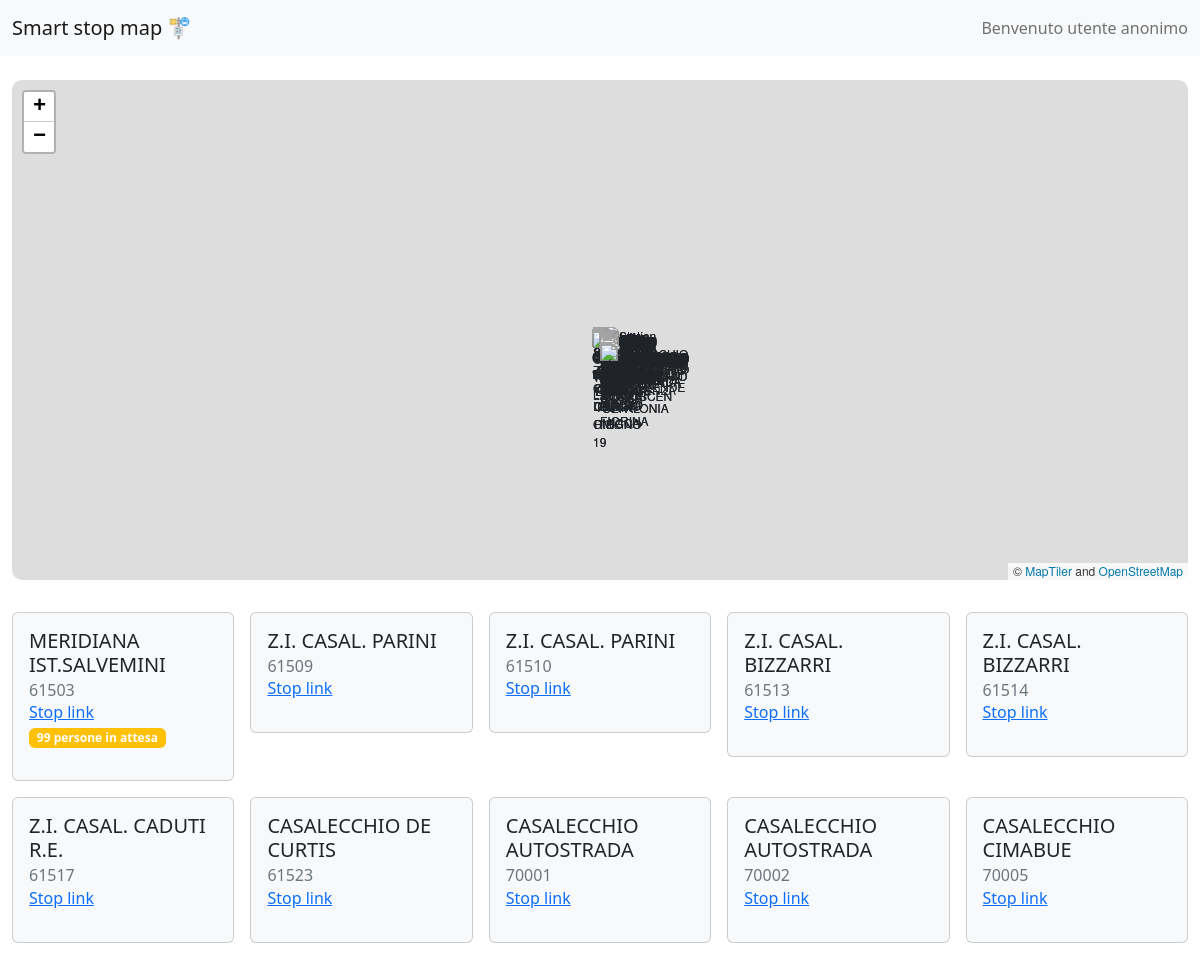
Before: / (upper part) with the older database file.
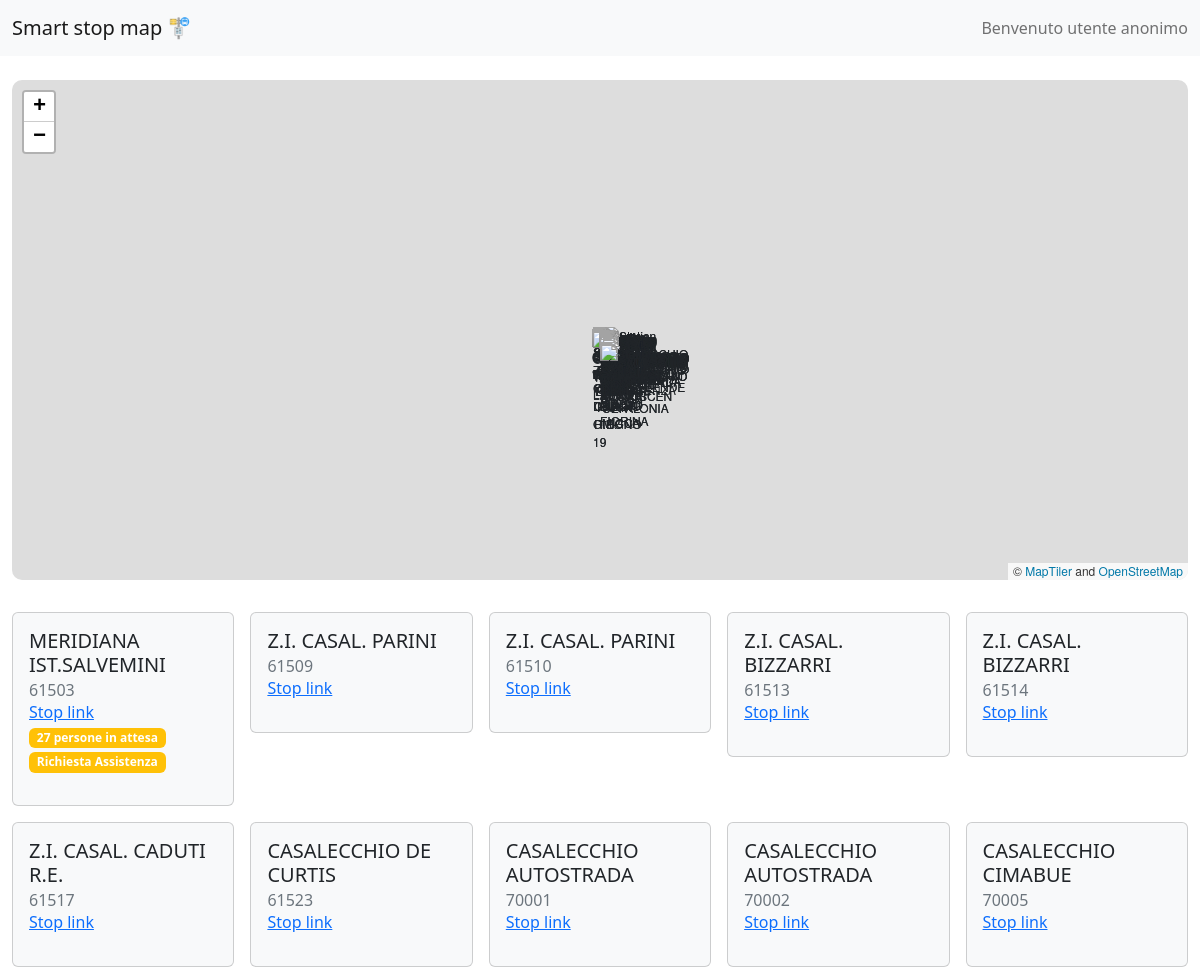
After: the same page with the newer database file.
### models.py (models this page shows, shortened)
class Stop(db.Model):
    __tablename__ = "stops"
    id = db.Column(db.String(10), primary_key=True)
    position = db.Column(db.String(80), unique=False, nullable=False)
    name = db.Column(db.String(50), nullable=True)
    people = db.Column(db.Integer(), nullable=True)
    hButton = db.Column(db.Integer(), nullable=True)

### app.py (the view)
@app.route("/")
def home():
    dataset=[]
    stops = Stop.query.all()
    for stop in stops:
        dataset.append({"id": stop.id,
                        "name": stop.name,
                        "location": json.loads(stop.position),
                        "people": stop.people if stop.people != None else "-",
                        "hButton": stop.hButton, })
    return render_template('index.html', stations=dataset, name = "Bus Stops Map")

### app.py (called while the page is built)
@app.before_request
def session_handler():
    session.permanent = True
    app.permanent_session_lifetime = timedelta(minutes=1)

### templates/index.html (shortened to what this page needs)
{% extends 'baseof.html' %}
{% block titlepage %}Smart stop map{% endblock %}
{% block content %}
<div id="map" style="width: 100%; height: 500px"></div>
<div class="row row-cols-2 row-cols-md-5 g-3 mt-3" data-masonry='{"percentPosition": true }'>
  {% for station in stations %}
  <div class="col">
   <div class="card bg-light">
     <div class="card-body">
       <h5 class="card-title">{{station.name | e}}</h5>
       <h6 class="card-subtitle text-muted">{{station.id | e}}</h6>
       <a href="stop/{{station.id}}" class="card-link">Stop link</a>
       {% if station.people != '-'%} <span class="badge bg-warning badge-pill badge-warning"> {{station.people}} persone in attesa </span>       {% endif %}
       {% if station.hButton == 1%} <span class="badge bg-warning badge-pill badge-warning"> Richiesta Assistenza </span>       {% endif %}
     </div>
       </div>
  </div>
{% endfor %}
</div>
{% endblock %}

### templates/baseof.html (shortened to what this page needs)
<!DOCTYPE html>
<html lang="en">
  <head>
    <link
      href="https://cdn.jsdelivr.net/npm/bootstrap@5.2.3/dist/css/bootstrap.min.css"
      rel="stylesheet"
    />
    <link
      rel="stylesheet"
      href="https://unpkg.com/leaflet@1.9.3/dist/leaflet.css"
    />
    <link
      rel="stylesheet"
      href="{{ url_for('static',filename='/style.css') }}"
    />
  </head>
  <body>
    <section class="content">
      <header>
        <nav class="navbar navbar-expand-lg bg-light">
          <div class="container-fluid">
            <a class="navbar-brand" href="/"
              >{% block titlepage %}{% endblock %} 🚏</a
            >
            <span class="navbar-text">
              {% if current_user.is_authenticated %} Benevenuto {{
              current_user.name }}
              {% else %} Benvenuto utente anonimo
              {% endif %}
            </span>
          </div>
        </nav>
      </header>
      <div class="container-fluid mt-4">{% block content %} {% endblock %}</div>
    </section>
  </body>
</html>

### static/style.css (style rules this page uses)
.leaflet-container { border-radius: 10px; }

Changed rows visible on the page:
changed Stop "MERIDIANA IST.SALVEMINI": people "99" → "27"; now shows "Richiesta Assistenza"
